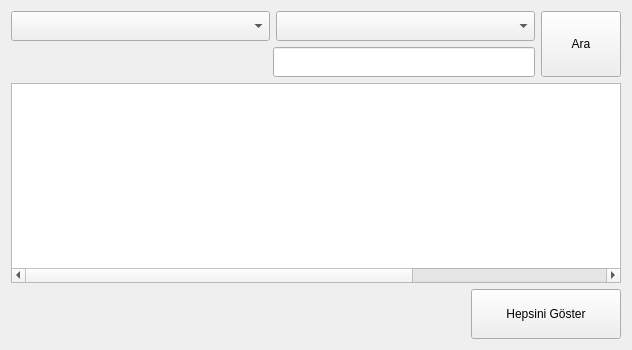
      <widget class="QWidget" name="tab">
       <attribute name="title">
        <string>Envanter</string>
       </attribute>
       <layout class="QVBoxLayout" name="verticalLayout_4">
        <item>
         <layout class="QHBoxLayout" name="horizontalLayout_12">
          <item>
           <layout class="QVBoxLayout" name="verticalLayout_2">
            <item>
             <layout class="QHBoxLayout" name="horizontalLayout_15">
              <item>
               <widget class="QComboBox" name="comboSecim">
                <property name="minimumSize">
                 <size>
                  <width>250</width>
                  <height>30</height>
                 </size>
                </property>
               </widget>
              </item>
              <item>
               <widget class="QComboBox" name="comboBox_4">
                <property name="minimumSize">
                 <size>
                  <width>250</width>
                  <height>30</height>
                 </size>
                </property>
               </widget>
              </item>
             </layout>
            </item>
            <item>
             <layout class="QHBoxLayout" name="horizontalLayout_10">
              <item>
               <spacer name="horizontalSpacer_10">
                <property name="orientation">
                 <enum>Qt::Horizontal</enum>
                </property>
                <property name="sizeHint" stdset="0">
                 <size>
                  <width>40</width>
                  <height>20</height>
                 </size>
                </property>
               </spacer>
              </item>
              <item>
               <widget class="QLineEdit" name="secim">
                <property name="minimumSize">
                 <size>
                  <width>150</width>
                  <height>30</height>
                 </size>
                </property>
                <property name="font">
                 <font>
                  <family>Georgia</family>
                  <pointsize>14</pointsize>
                  <weight>50</weight>
                  <italic>false</italic>
                  <bold>false</bold>
                 </font>
                </property>
                <property name="styleSheet">
                 <string notr="true">font: 14pt &quot;Georgia&quot;;</string>
                </property>
                <property name="text">
                 <string/>
                </property>
               </widget>
              </item>
             </layout>
            </item>
           </layout>
          </item>
          <item>
           <widget class="QPushButton" name="search_btn">
            <property name="sizePolicy">
             <sizepolicy hsizetype="Minimum" vsizetype="Minimum">
              <horstretch>0</horstretch>
              <verstretch>0</verstretch>
             </sizepolicy>
            </property>
            <property name="minimumSize">
             <size>
              <width>75</width>
              <height>60</height>
             </size>
            </property>
            <property name="cursor">
             <cursorShape>PointingHandCursor</cursorShape>
            </property>
            <property name="text">
             <string>Ara</string>
            </property>
           </widget>
          </item>
         </layout>
        </item>
        <item>
         <layout class="QVBoxLayout" name="verticalLayout_3">
          <item>
           <widget class="QTableWidget" name="table">
            <property name="minimumSize">
             <size>
              <width>610</width>
              <height>200</height>
             </size>
            </property>
            <property name="styleSheet">
             <string notr="true">font: 10pt &quot;MS Shell Dlg 2&quot;;</string>
            </property>
            <attribute name="horizontalHeaderVisible">
             <bool>false</bool>
            </attribute>
            <attribute name="horizontalHeaderCascadingSectionResizes">
             <bool>false</bool>
            </attribute>
            <attribute name="horizontalHeaderDefaultSectionSize">
             <number>130</number>
            </attribute>
            <attribute name="horizontalHeaderHighlightSections">
             <bool>true</bool>
            </attribute>
            <attribute name="horizontalHeaderShowSortIndicator" stdset="0">
             <bool>false</bool>
            </attribute>
            <attribute name="horizontalHeaderStretchLastSection">
             <bool>false</bool>
            </attribute>
            <attribute name="verticalHeaderVisible">
             <bool>false</bool>
            </attribute>
            <attribute name="verticalHeaderCascadingSectionResizes">
             <bool>false</bool>
            </attribute>
            <column>
             <property name="text">
              <string>Stok Kodu</string>
             </property>
             <property name="font">
              <font>
               <pointsize>12</pointsize>
              </font>
             </property>
            </column>
            <column>
             <property name="text">
              <string>Ürün Adı</string>
             </property>
             <property name="font">
              <font>
               <pointsize>12</pointsize>
              </font>
             </property>
            </column>
            <column>
             <property name="text">
              <string>Depo</string>
             </property>
             <property name="font">
              <font>
               <pointsize>12</pointsize>
              </font>
             </property>
            </column>
            <column>
             <property name="text">
              <string>Adet</string>
             </property>
             <property name="font">
              <font>
               <pointsize>12</pointsize>
              </font>
             </property>
            </column>
            <column>
             <property name="text">
              <string>Birim</string>
             </property>
             <property name="font">
              <font>
               <pointsize>12</pointsize>
              </font>
             </property>
            </column>
            <column>
             <property name="text">
              <string>Kategori</string>
             </property>
             <property name="font">
              <font>
               <pointsize>12</pointsize>
              </font>
             </property>
            </column>
           </widget>
          </item>
          <item>
           <layout class="QHBoxLayout" name="horizontalLayout_11">
            <item>
             <spacer name="horizontalSpacer_11">
              <property name="orientation">
               <enum>Qt::Horizontal</enum>
              </property>
              <property name="sizeHint" stdset="0">
               <size>
                <width>40</width>
                <height>20</height>
               </size>
              </property>
             </spacer>
            </item>
            <item>
             <widget class="QPushButton" name="refresh_btn">
              <property name="minimumSize">
               <size>
                <width>150</width>
                <height>50</height>
               </size>
              </property>
              <property name="cursor">
               <cursorShape>PointingHandCursor</cursorShape>
              </property>
              <property name="text">
               <string>Hepsini Göster</string>
              </property>
             </widget>
            </item>
           </layout>
          </item>
         </layout>
        </item>
       </layout>
      </widget>
